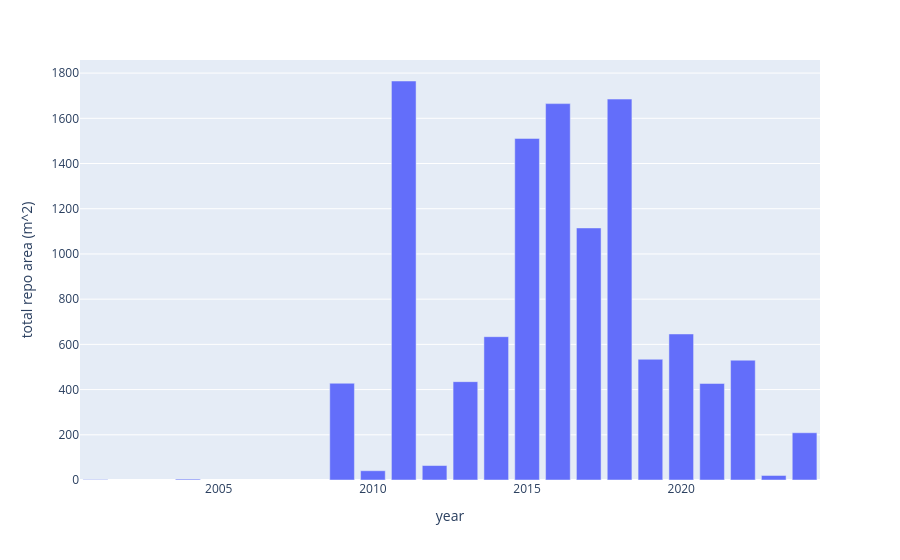

The notebook cell saved with this chart:
### Markdown cell above
#### Use bootstrap resampling to estimate the mean and standard error of the max height as a function of repo linear dimension

### Code cell
import plotly.express as px

stat_df = repo_df.loc[:, ["year", "area_m2", "side_dim_m"]].groupby(by="year").count()
stat_df.reset_index(inplace=True)

fig = px.bar(stat_df, x="year", y="area_m2")
fig.update_layout(yaxis_title="total repo area (m^2)")
fig.show()

### Figure 1 — Plotly figure (JSON) as saved in the notebook; plotly's stock layout.template omitted (floating-point values rounded to 4 significant figures)
{"data": [{"alignmentgroup": "True", "hovertemplate": "year=%{x}<br>area_m2=%{y}<extra></extra>", "legendgroup": "", "marker": {"color": "#636efa", "pattern": {"shape": ""}}, "name": "", "offsetgroup": "", "orientation": "v", "showlegend": false, "textposition": "auto", "type": "bar", "x": [2001, 2004, 2009, 2010, 2011, 2012, 2013, 2014, 2015, 2016, 2017, 2018, 2019, 2020, 2021, 2022, 2023, 2024], "xaxis": "x", "y": [2, 4, 428, 41, 1765, 64, 435, 634, 1511, 1665, 1115, 1685, 534, 646, 427, 530, 20, 209], "yaxis": "y"}], "layout": {"barmode": "relative", "legend": {"tracegroupgap": 0}, "margin": {"t": 60}, "xaxis": {"anchor": "y", "domain": [0, 1], "title": {"text": "year"}}, "yaxis": {"anchor": "x", "domain": [0, 1], "title": {"text": "total repo area (m^2)"}}}}
